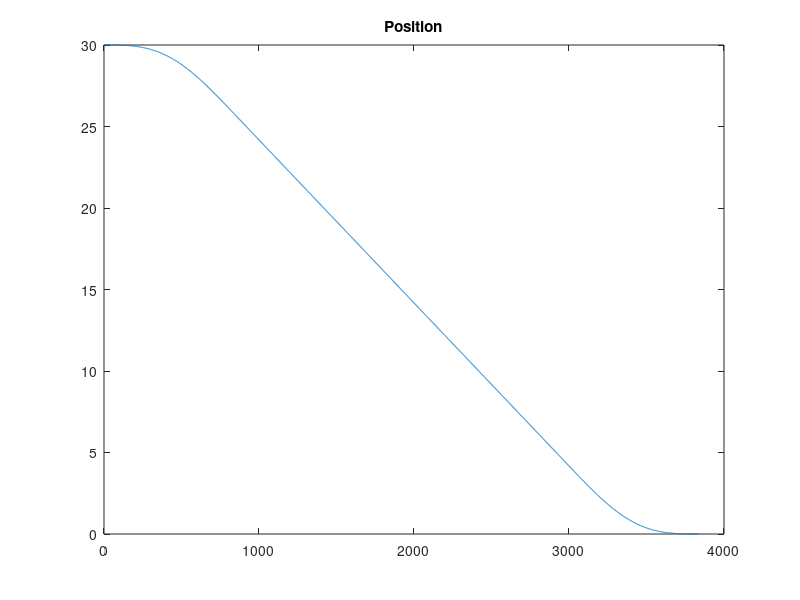
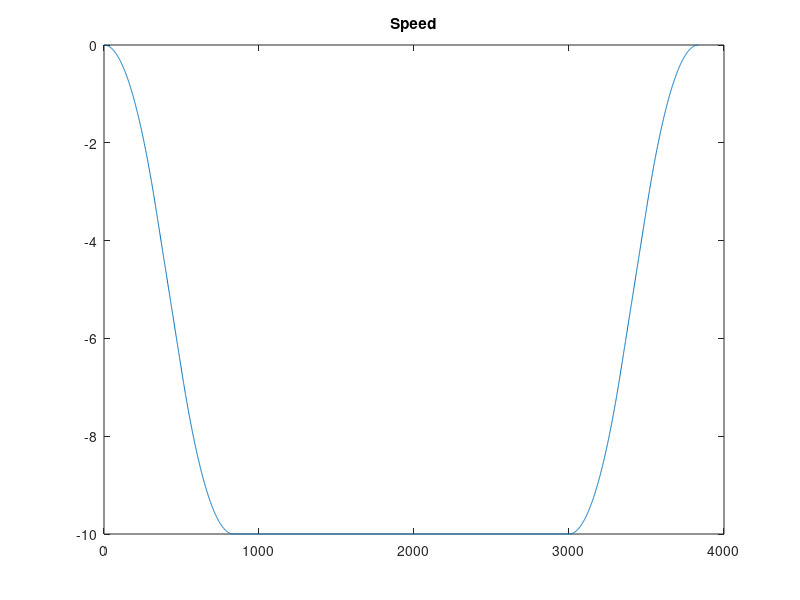
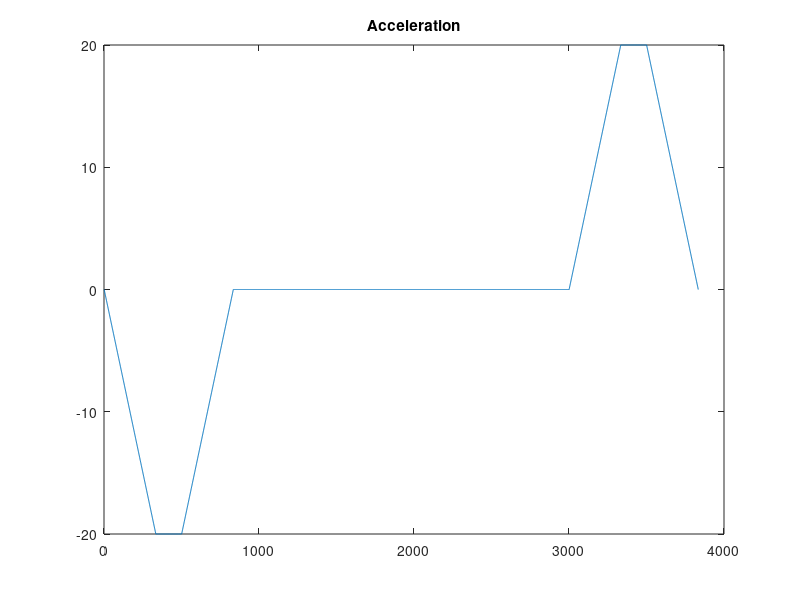
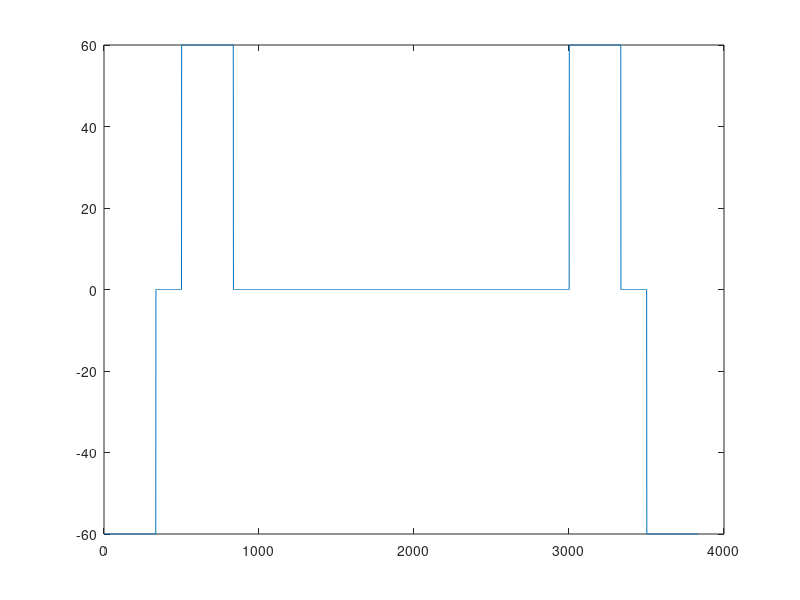

The MATLAB script that drew these images, in order:
%% Prepare workspace
clc;
clear;

%% Initial Conditions
qd_0 = 30;
qd_1 = 0;
vd_0 = 0;
vd_1 = 0;

Ts = 0.001;

vd_max = 10;  vd_min = -vd_max;
ad_max = 20;  ad_min = -ad_max;
jd_max = 60;  jd_min = -jd_max;

%% Given the initial conditions (qd_0, qd_1, vd_0, vd_1) compute 
% BLOCK 1
%q_0, q_1, v_0, v_1, where sigma is direction of motion

sigma = sign(qd_1-qd_0);

q_0 = sigma * qd_0;
q_1 = sigma * qd_1;
v_0 = sigma * vd_0;
v_1 = sigma * vd_1;

v_max = (sigma+1)/2*vd_max + (sigma-1)/2*vd_min;
v_min = (sigma+1)/2*vd_min + (sigma-1)/2*vd_max;
a_max = (sigma+1)/2*ad_max + (sigma-1)/2*ad_min;
a_min = (sigma+1)/2*ad_min + (sigma-1)/2*ad_max;
j_max = (sigma+1)/2*jd_max + (sigma-1)/2*jd_min;
j_min = (sigma+1)/2*jd_min + (sigma-1)/2*jd_max;

%% Assuming that v_max and a_max are reached compute the time intervals
%

% acceleration part
if( ((v_max - v_0)*j_max) < a_max^2 ) 
  Tj_1 = sqrt((v_max-v_0)/j_max);
  Ta = 2* Tj_1;
else
  Tj_1 = a_max/j_max;
  Ta = Tj_1 + (v_max - v_0)/a_max;
end

% deceleration part
if( ((v_max - v_1)*j_max) < a_max^2 )
  Tj_2 = sqrt((v_max-v_1)/j_max);
  Td = 2*Tj_2;
else
  Tj_2 = a_max/j_max;
  Td = Tj_2 + (v_max-v_1)/a_max;
end

% finally it is possible to determine the time duration of the constant
% velocity phase
Tv = (q_1-q_0)/v_max - Ta/2*(1+v_0/v_max) - Td/2*(1+v_1/v_max);

%% Now checking if Tv > 0 or smaller 0
%

% v_max is not reached 
if( Tv < 0 )
  % set Tv = 0 (because of errors in computation later)
  Tv = 0;
    
  % Reset the loop counter
  count = 0;
  
  % Do this loop until the break condition holds
  for gamma = 1:-0.001:0
    
    a_max = gamma * a_max;
    a_min = gamma * a_min;

    % v_max is not reached => check other things
    Tj_1 = a_max/j_max;
    Tj_2 = a_max/j_max;
    Tj = a_max/j_max;
    delta = a_max^4/j_max^2 + 2*(v_0^2+v_1^2) + a_max*(4*(q_1-q_0)-2*a_max/j_max*(v_0+v_1));
    Ta = (a_max^2/j_max - 2*v_0 + sqrt(delta))/(2*a_max);
    Td = (a_max^2/j_max - 2*v_1 + sqrt(delta))/(2*a_max);    
    
    if( Ta < 0 )   
      Ta = 0;
      Td = 2*(q_1-q_0)/(v_1+v_0);
      Tj_2 = (j_max*(q_1-q_0) - sqrt(j_max*(j_max*(q_1-q_0)^2+(v_1+v_0)^2*(v_1-v_0))))/(j_max*(v_1+v_0));
    elseif( Td < 0 )
      Td = 0;
      Ta = 2*(q_1-q_0)/(v_1+v_0);
      Tj_1 = (j_max*(q_1-q_0) - sqrt(j_max*(j_max*(q_1-q_0)^2-(v_1+v_0)^2*(v_1-v_0))))/(j_max*(v_1+v_0));
    else
      if( (Ta > 2*Tj) && (Td > 2*Tj) )
        break;
      else
        count = count + 1;
      end
    end
  end
end

%% Now compute the trajectory
%

a_lim_a = j_max * Tj_1;
a_lim_d = -j_max*Tj_2;
v_lim = v_0 + (Ta-Tj_1)*a_lim_a;

T=Ta+Tv+Td;

% round final time to discrete ticks
T=round(T*1000)/1000;

time=0:Ts:T;
i = 1;

for t = time

  % ACCELERATION PHASE
  % t element of [0, Tj_1]
  if( t <= Tj_1 )
    q(i) = q_0 + v_0*t + j_max * t^3/6;
    qp(i) = v_0 + j_max*t^2/2;
    qpp(i) = j_max * t;
    qppp(i) = j_max;
  end

  % t element of [Tj_1, Ta - Tj_1]
  if( (t > Tj_1) && (t <= (Ta-Tj_1)) )
    q(i) = q_0 + v_0*t + a_lim_a/6*(3*t^2-3*Tj_1*t+Tj_1^2);
    qp(i) = v_0 + a_lim_a*(t-Tj_1/2);
    qpp(i) = j_max*Tj_1;
    qppp(i) = 0;
  end
  
  % t element of [Ta-Tj_1, Ta]
  if( (t > (Ta-Tj_1)) && (t <= Ta) )
    q(i) = q_0 + (v_lim + v_0)*Ta/2 - v_lim*(Ta-t) - j_min*(Ta-t)^3/6;
    qp(i) = v_lim + j_min*(Ta-t)^2/2;
    qpp(i) = -j_min*(Ta-t);
    qppp(i) = j_min;
  end
  
  % CONSTANT VELOCITY PHASE
  % t element of [Ta, Ta+Tv]
  if( (t > Ta) && (t <= (Ta+Tv)) )
    q(i) = q_0 + (v_lim+v_0)*Ta/2 + v_lim*(t-Ta);
    qp(i) = v_lim;
    qpp(i) = 0;
    qppp(i) = 0;
  end
  
  % DECELERATION PHASE
  % t element of [T-Td,T-Td+Tj_2]
  if( (t > (Ta+Tv)) && (t <= (Ta+Tv+Tj_1)) )
    q(i) = q_1 - (v_lim+v_1)*Td/2 + v_lim*(t-T+Td) - j_max*(t-T+Td)^3/6;
    qp(i) = v_lim - j_max*(t-T+Td)^2/2;
    qpp(i) = -j_max*(t-T+Td);
    qppp(i) = j_min;
  end
  
  % t element of [T-Td+Tj_2, T-Tj_2]
  if( (t > (Ta+Tv+Tj_2)) && (t <= (Ta+Tv+(Td-Tj_2))) )
    q(i) = q_1-(v_lim+v_1)*Td/2+v_lim*(t-T+Td)+a_lim_d/6*(3*(t-T+Td)^2-3*Tj_2*(t-T+Td)+Tj_2^2); 
    qp(i) = v_lim + a_lim_d*(t-T+Td-Tj_2/2);
    qpp(i) = -j_max*Tj_2;
    qppp(i) = 0;
  end
  
  % t element of [T-Tj_2, T]
  if( (t > (Ta+Tv+(Td-Tj_2))) && (t <= T) )
    q(i) = q_1 - v_1*(T-t) - j_max*(T-t)^3/6;
    qp(i) = v_1 + j_max*(T-t)^2/2;
    qpp(i) = -j_max*(T-t);
    qppp(i) = j_max;
  end

  % mark the end of trajectory
  if( t > T )
    q(i) = q_1;
    qp(i) = v_1;
    qpp(i) = 0;
    qppp(i) = 0;
  end
  
  qd(i) = sigma*q(i);
  qdp(i) = sigma*qp(i);
  qdpp(i) = sigma*qpp(i);
  qdppp(i) = sigma*qppp(i);
  
  i=i+1;
end

% draw the trajectory
figure(1)
plot(qd)
title('Position');
figure(2)
plot(qdp)
title('Speed');
figure(3)
plot(qdpp)
title('Acceleration');
figure(4)
plot(qdppp)